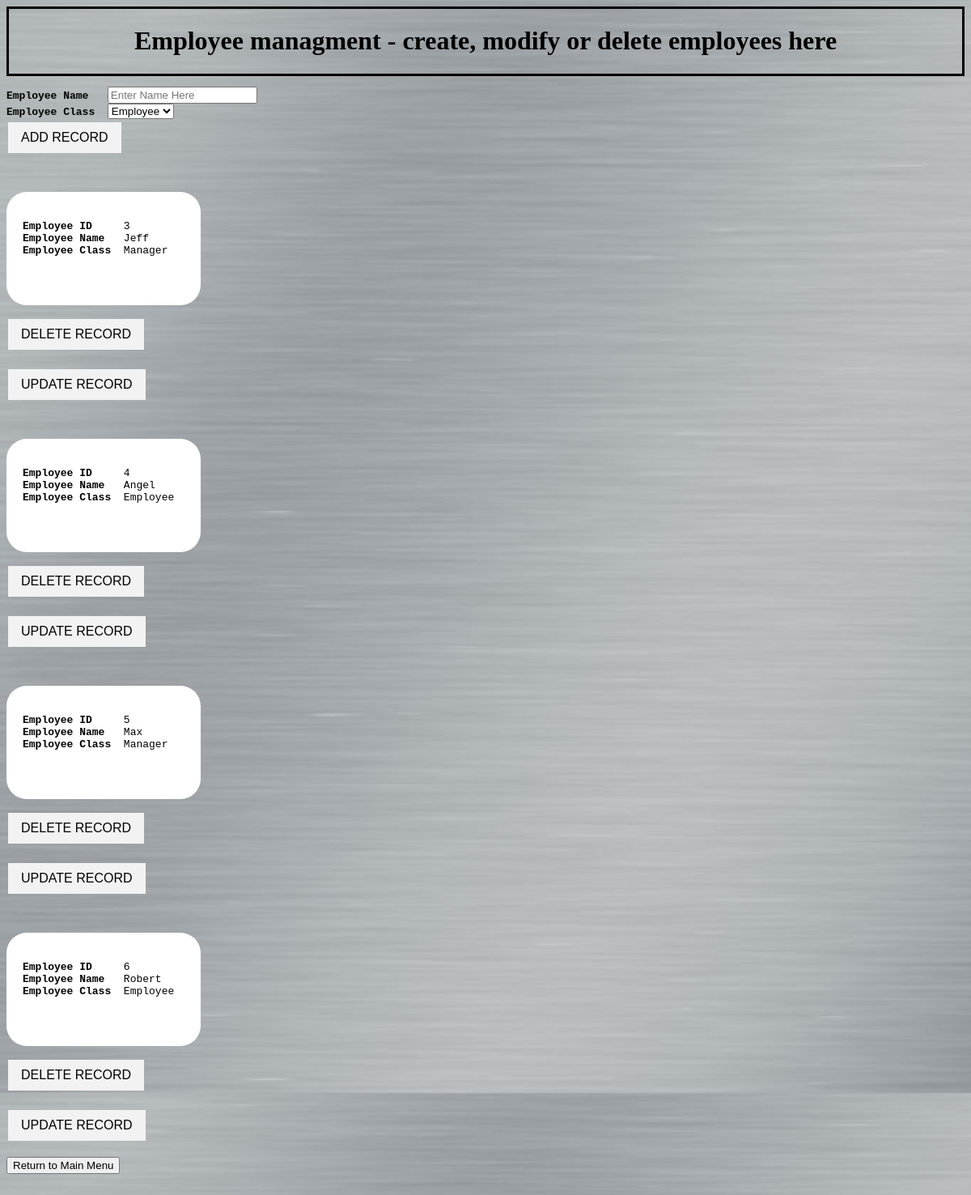
Screenshot of /CEIS400/Employees.php with the database file from the repository.
### tables this page shows
create table if not exists Employee 
(
Employee_ID int not null auto_increment,
Employee_Name varchar(25) null,
Employee_Class varchar(25) null,

primary key (Employee_ID)
);

### CEIS400/Employees.php (the view, shortened to what this page needs)
<?php
require_once 'login.php';
$conn = new mysqli($hn, $un, $pw, $db);
echo<<<_html
<html>
<style>
body {
  background-image: url("steal-background.jpg");
  background-size: 150%;
}
#rcorners1 {
  border-radius: 25px;
  background: white;
  padding: 20px;
  width: 200px;
  height: 100px;
}
.button {
  background-color: #f2f2f2;
  border: none;
  color: black;
  padding: 10px 16px;
  text-align: center;
  text-decoration: none;
  display: inline-block;
  font-size: 16px;
  margin: 4px 2px;
  cursor: pointer;
}
.center{
text-align: center;
border: 3px solid black;
}
.p{
	font-size: 16px
	font-style: ariel
}
</style>
<title>Employee Mangament</title>
<body>
<div class="center">
<h1>Employee managment - create, modify or delete employees here</h1>
</div>
</body>
</html>
_html;
echo <<<_END
<form action ="Employees.php" id="inputsql" method="post"><pre>
<strong>Employee Name</strong>   <input type="text" name="Employee_Name" placeholder="Enter Name Here">
<strong>Employee Class</strong>  <select name ="Employee_Class" method="post">
<option value="Employee">Employee</option>
<option value ="Manager">Manager</option>
</select>
<input type="submit" class="button" name ="input" value="ADD RECORD">
</pre></form>
_END;
	$query = "SELECT * FROM employee";
	$result = $conn->query($query);
	$rows = $result->num_rows;
	for ($j = 0; $j < $rows; ++$j)
	{
		$row = $result->fetch_array(MYSQLI_NUM);
		$r0 = $row[0];
		$r1 = $row[1];
		$r2 = $row[2];
if($r0 > 2){
echo <<<hh
		<pre>
		<p id="rcorners1">
<strong>Employee ID</strong>     $r0
<strong>Employee Name</strong>   $r1
<strong>Employee Class</strong>  $r2
		</p></pre>
		<form action ="Employees.php" method="post">
		<input type="hidden" name="Employee_ID" value="$r0">
		<input type="submit" class="button" name="delete" value="DELETE RECORD"></form>
		<form action = "Employees_Update.php" method ="post">
		<input type="hidden" name="Employee_ID" value="$r0">
		<input type="submit" class="button" name="update" value="UPDATE RECORD"></form>
hh;
}
	}
echo<<<_return
	<a href="main.php"><input type="submit" value="Return to Main Menu"</a><br><br>
_return;
 ?>

### CEIS400/Employees.php (style rules this page uses)
body { background-image: url("steal-background.jpg"); background-size: 150%; }
#rcorners1 { border-radius: 25px; background: white; padding: 20px; width: 200px; height: 100px; }
.button { background-color: #f2f2f2; border: none; color: black; padding: 10px 16px; text-align: center; text-decoration: none; display: inline-block; font-size: 16px; margin: 4px 2px; cursor: pointer; }
.center { text-align: center; border: 3px solid black; }

### rows the page displays
employee: Employee_ID "3", Employee_Name "Jeff", Employee_Class "Manager"
employee: Employee_ID "4", Employee_Name "Angel", Employee_Class "Employee"
employee: Employee_ID "5", Employee_Name "Max", Employee_Class "Manager"
employee: Employee_ID "6", Employee_Name "Robert", Employee_Class "Employee"
